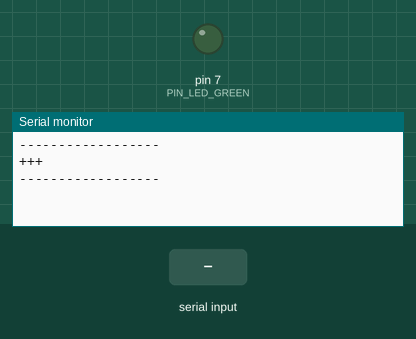
This sketch was run on a simulated Arduino Uno, built with avr-gcc and run on an emulated ATmega328P. Parts: output pins drawn as LEDs (lit = HIGH), the last lines printed to the serial monitor. The test bench sets the inputs (shaded band).

Above: at 3.5 s.
3.6 s: "A" received over Serial
At 4.91 s:
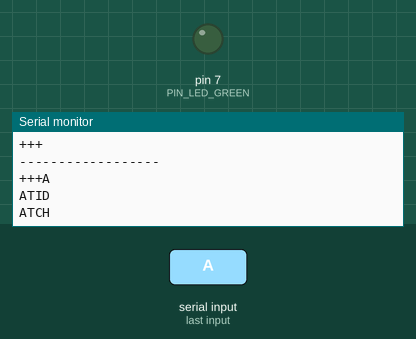
At 5.31 s:
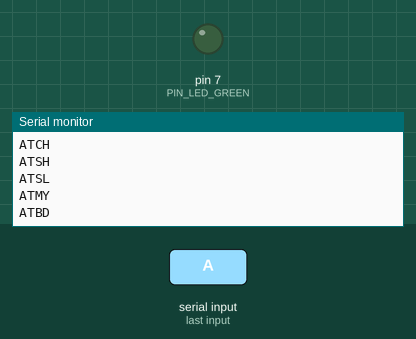

Measured:
- after the input at 3.6 s, the serial monitor: prints a new line after 1.2 s (image 1)

The sketch:

xbee_ino.ino
```cpp
#include <SoftwareSerial.h>

//SoftwareSerial xbee(2, 3); // RX, TX

int NETWORK_ID=666;
int PIN_LED_GREEN=7;

boolean isConfig=false;

void setup()
{
  Serial.begin(9600);
  pinMode(PIN_LED_GREEN, OUTPUT); // for status LEDs

  //xbee.begin(9600);
}

void loop()
{
  Serial.println("------------------");
  delay(1200);
  Serial.print("+++");
  delay(1200);
  bool bOK = false;
  while (Serial.available() > 0) {
    Serial.write(Serial.read());
    bOK = true;
  }

  if (isConfig==true){
    isConfig=!isConfig;
    //Serial.println();
    Serial.println("ATID3332");
    delay(100);
    //Serial.println();
    Serial.println("ATWR");
    readXbee();


  }
  if(bOK)
  {

    displayXbeeConfig();

  }

  //readData();

  Serial.println();
}

void readData(){
  if (Serial.available())
  {
    char c = Serial.read();
    switch (c)
    {

    case 'A':      // or 'A'
    Serial.println("==============Received================");
      digitalWrite(PIN_LED_GREEN, HIGH);
      delay(1000);
      digitalWrite(PIN_LED_GREEN, LOW);

      break;
    }
  }
}
void readXbee(){
  delay(100);
  while (Serial.available() > 0) {
    Serial.write(Serial.read());

  }
  //Serial.println();
}

void displayXbeeConfig(){


  //Serial.println("The network ID of the XBee module. ");
  Serial.println();
  Serial.println("ATID");
  readXbee();

  //Serial.println("The channel of the XBee module. ");
  Serial.println();
  Serial.println("ATCH");
  readXbee();

  // Serial.println("The serial number of the XBee module (HIGH 32bits)");
  Serial.println();
  Serial.println("ATSH");
  readXbee();

  //Serial.println("The serial number of the XBee module (LOW 32bits)");
  Serial.println();
  Serial.println("ATSL");
  readXbee();

  //Serial.println(" The 16-bit address of the module. ");
  Serial.println();
  Serial.println("ATMY");
  readXbee();

  //Serial.println("The baud rate used for serial communication with the Arduino board or computer");
  Serial.println();
  Serial.println("ATBD");
  readXbee();


  //Serial.println("Exit command mode now");
  Serial.println();
  Serial.println("ATCN");
  readXbee();
  Serial.println();
}

void configure(){
  Serial.println();

  Serial.println("ATID"+NETWORK_ID);
  delay(100);
  //Serial.println("Write newly configured parameter values to non-volatile (long-term) storage");
  Serial.println();
  //Serial.println("ATWR");
  delay(100);
  Serial.println();
}
```
